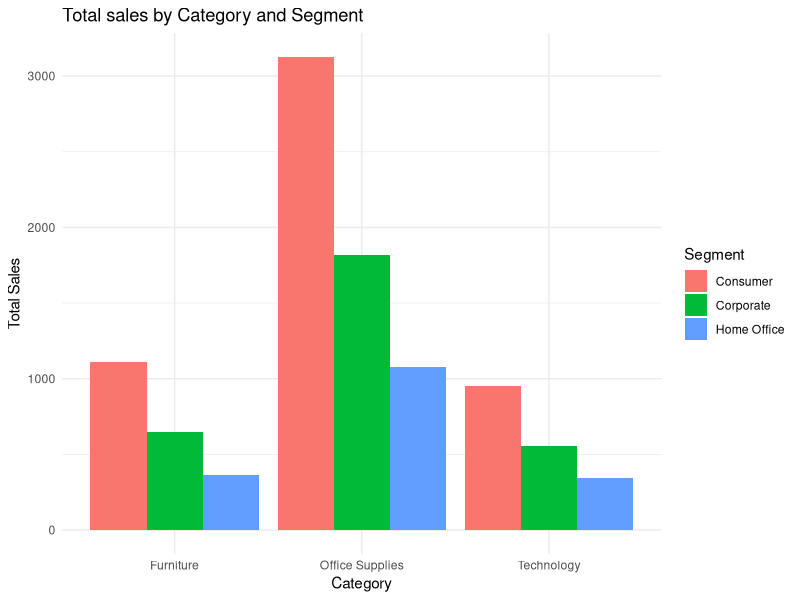
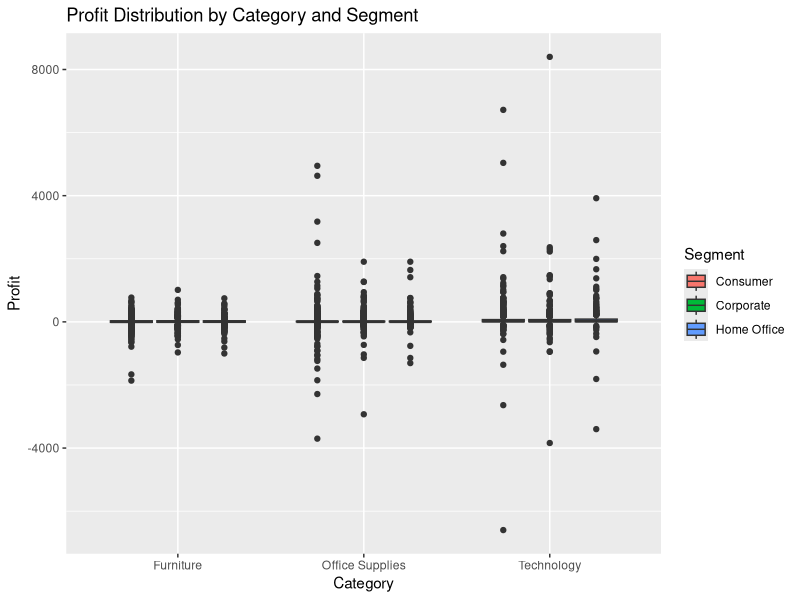
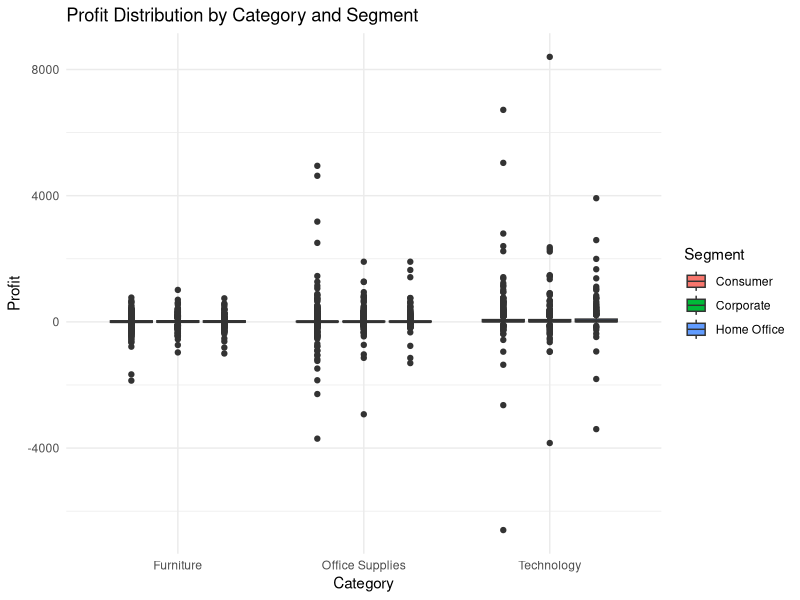
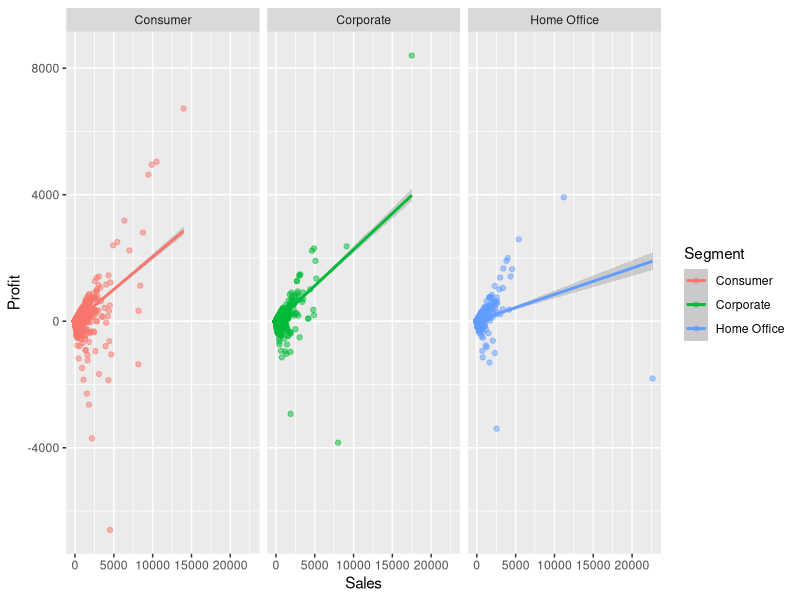
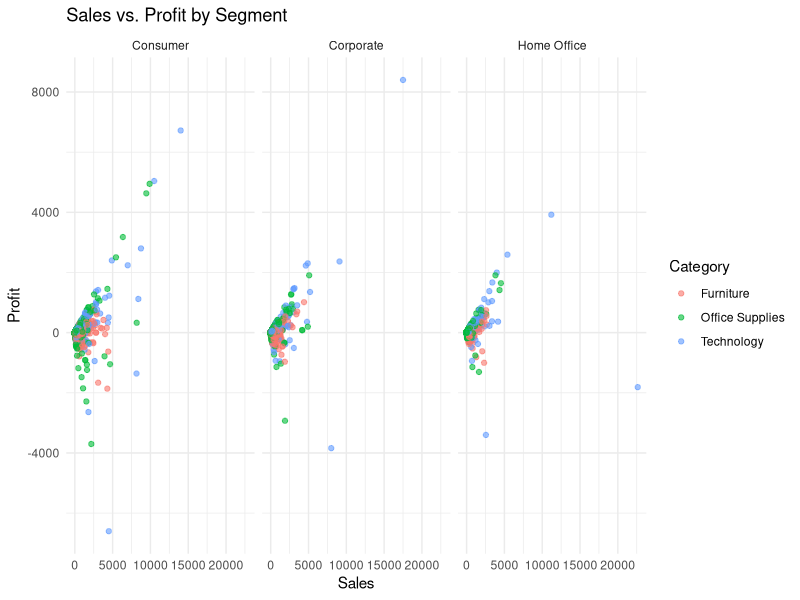

Generate these figures, in order, with R: (Note: this script raises an error after producing the figures.)
# Project 2
#Get the data
#install.packages("ggside")
#library(ggside)
#install.packages("ggpubr")
#install.packages("viridis")
library(viridis)
library(ggpubr)
library(dplyr)
library(tidyverse)
library(readxl)
library(tidyr)
library(ggplot2)

# Load the Data 
super_data <- read_excel("US_Superstore_data.xls")
head(super_data)
View(super_data)
names(super_data) <- make.names(names(super_data))
head(super_data)

# check is there any missing data
sum_na <- function(...) {
  sum(is.na(...))
}
na_counts <- super_data %>%
  summarize(across(everything(), sum_na))
print(na_counts)
#colSums(is.na(super_data)) # there is no missing data


# Produce numerical and graphical summaries to investigate the data
#  One-way 
# Frequency of each segment
#----table(super_data$Segment)
#Frequency of each category
#------table(super_data$Category)

super_data |>
  group_by(Segment) |>
  summarize(count = n())

#Two-way contingency tables
# cross tabulation of segment and category
#-----table(super_data$Segment,super_data$Category)

super_data |>
  group_by(Segment, Category) |>
  summarize(count = n()) |>
  pivot_wider(names_from = Category, values_from = count)



# Numerical summaries (means, medians, sds, etc.) for quantitative variables at levels of categorical variables
# summarize the center and spread of Sales and Profit
summary_stats <- super_data |>
  group_by(State,Category) |>
  summarize(
    across(c(Sales, Profit), .fns = list("mean" = mean,
                             "median" = median,
                             "var" = var,
                             "sd" = sd,
                             "IQR" = IQR), .names = "{.fn}_{.col}")
           )
print(summary_stats)

    
# Create at least six plots.    
    
# check total sales per category for each segment
# 1. Bar plot
g_bar <- ggplot(
  super_data, aes(x = Category, fill = Segment)) +
  geom_bar(position = "dodge") +
  labs(title = "Total sales by Category and Segment",
       x = "Category",
       y = "Total Sales") +
  theme_minimal()
print(g_bar)

#2. Box Plot
# Distribution of Profit by category and segment 
g_box <- ggplot(
  super_data, aes(x = Category, y = Profit, fill = Segment)) +
  geom_boxplot() +
  labs(title = "Profit Distribution by Category and Segment",
       x = "Category",
       y = "Profit") 
print(g_box) +
  theme_minimal()

# 3. Scatter Plot
# scatter Plot of sales versus points,:- points colored by segment and smoothing line

g_scatter <- ggplot(super_data, aes(x = Sales, y = Profit, color = Segment)) +
  geom_jitter(alpha = 0.5) +
  geom_smooth(method = "lm") +
  facet_wrap(~Segment)
  labs(title = "Sales vs. Profit ",
       x = "Sales",
       y = "Profit") + 
  theme_minimal()

print(g_scatter) 

# 4. Faceted Scatter Plot
# Faceted scatter Plot of sales vs. Profit, faceted by segment

ggplot(super_data, aes(x = Sales, y = Profit)) +
  geom_point(aes(color = Category), alpha = 0.6) +
  facet_wrap(~ Segment) +
  labs(title = "Sales vs. Profit by Segment",
       x = "Sales",
       y = "Profit") +
  theme_minimal()


# 5. Create a 

# Create a bivariate density plot
# Create a bivariate density plot
ggplot(super_data, aes(x = Sales, y = Profit)) +
  geom_density_2d_filled(aes(fill = after_stat(level)), alpha = 0.7) +  # Use after_stat(level)
  scale_fill_viridis_c(option = "A") +  # Use continuous color scale
  labs(title = "Bivariate Density Plot of Sales and Profit",
       x = "Sales",
       y = "Profit",
       fill = "Density Level") +
  theme_pubr() +  # Apply a publication-ready theme
  theme(legend.position = "right")  # Position the legend
